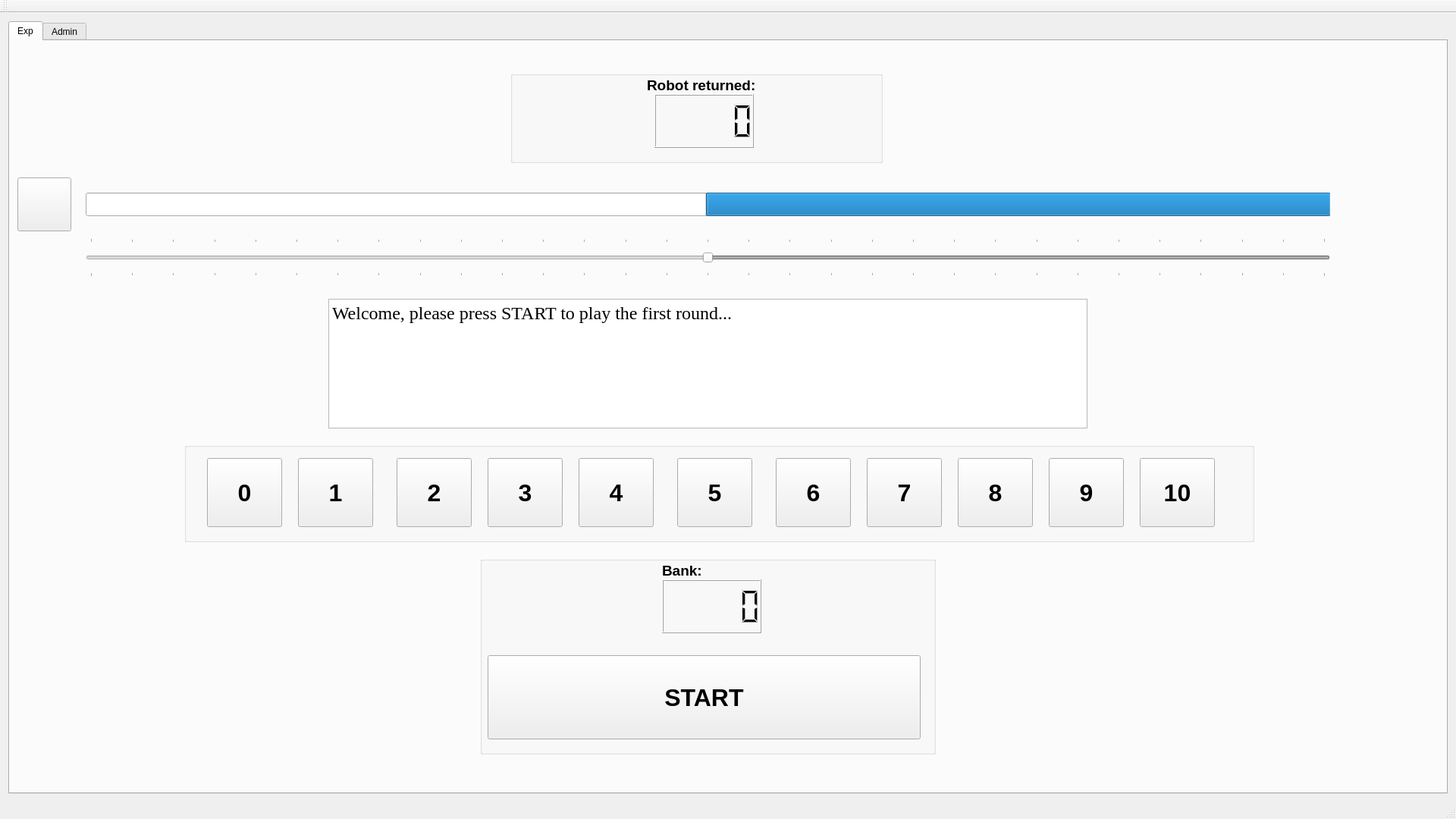
<?xml version="1.0" encoding="UTF-8"?>
<ui version="4.0">
 <class>MainWindow</class>
 <widget class="QMainWindow" name="MainWindow">
  <property name="geometry">
   <rect>
    <x>0</x>
    <y>0</y>
    <width>1920</width>
    <height>1080</height>
   </rect>
  </property>
  <property name="windowTitle">
   <string>---</string>
  </property>
  <widget class="QWidget" name="centralWidget">
   <layout class="QHBoxLayout" name="horizontalLayout">
    <item>
     <layout class="QVBoxLayout" name="verticalLayout">
      <item>
       <widget class="QTabWidget" name="tabWidget">
        <property name="currentIndex">
         <number>0</number>
        </property>
        <widget class="QWidget" name="tab">
         <attribute name="title">
          <string>Exp</string>
         </attribute>
         <widget class="QPushButton" name="btnConfirm">
          <property name="geometry">
           <rect>
            <x>10</x>
            <y>180</y>
            <width>71</width>
            <height>71</height>
           </rect>
          </property>
          <property name="cursor">
           <cursorShape>PointingHandCursor</cursorShape>
          </property>
          <property name="text">
           <string/>
          </property>
         </widget>
         <widget class="QSlider" name="horizontalSliderRobot">
          <property name="enabled">
           <bool>false</bool>
          </property>
          <property name="geometry">
           <rect>
            <x>100</x>
            <y>260</y>
            <width>1641</width>
            <height>51</height>
           </rect>
          </property>
          <property name="cursor">
           <cursorShape>OpenHandCursor</cursorShape>
          </property>
          <property name="layoutDirection">
           <enum>Qt::RightToLeft</enum>
          </property>
          <property name="maximum">
           <number>30</number>
          </property>
          <property name="singleStep">
           <number>1</number>
          </property>
          <property name="value">
           <number>15</number>
          </property>
          <property name="tracking">
           <bool>true</bool>
          </property>
          <property name="orientation">
           <enum>Qt::Horizontal</enum>
          </property>
          <property name="tickPosition">
           <enum>QSlider::TicksBothSides</enum>
          </property>
          <property name="tickInterval">
           <number>1</number>
          </property>
         </widget>
         <widget class="QGroupBox" name="groupBox_4">
          <property name="geometry">
           <rect>
            <x>620</x>
            <y>680</y>
            <width>601</width>
            <height>261</height>
           </rect>
          </property>
          <property name="title">
           <string/>
          </property>
          <widget class="QLabel" name="label_4">
           <property name="geometry">
            <rect>
             <x>240</x>
             <y>10</y>
             <width>81</width>
             <height>16</height>
            </rect>
           </property>
           <property name="font">
            <font>
             <pointsize>14</pointsize>
             <weight>75</weight>
             <bold>true</bold>
            </font>
           </property>
           <property name="text">
            <string>Bank:</string>
           </property>
          </widget>
          <widget class="QLCDNumber" name="lcdNumberTotal">
           <property name="geometry">
            <rect>
             <x>240</x>
             <y>30</y>
             <width>131</width>
             <height>71</height>
            </rect>
           </property>
           <property name="font">
            <font>
             <pointsize>15</pointsize>
             <weight>75</weight>
             <bold>true</bold>
            </font>
           </property>
           <property name="layoutDirection">
            <enum>Qt::LeftToRight</enum>
           </property>
           <property name="autoFillBackground">
            <bool>false</bool>
           </property>
           <property name="intValue" stdset="0">
            <number>0</number>
           </property>
          </widget>
          <widget class="QPushButton" name="btnStartExperiment">
           <property name="geometry">
            <rect>
             <x>10</x>
             <y>130</y>
             <width>571</width>
             <height>111</height>
            </rect>
           </property>
           <property name="font">
            <font>
             <pointsize>24</pointsize>
             <weight>75</weight>
             <bold>true</bold>
            </font>
           </property>
           <property name="cursor">
            <cursorShape>PointingHandCursor</cursorShape>
           </property>
           <property name="text">
            <string>START</string>
           </property>
          </widget>
         </widget>
         <widget class="QGroupBox" name="groupBox_5">
          <property name="geometry">
           <rect>
            <x>660</x>
            <y>40</y>
            <width>491</width>
            <height>121</height>
           </rect>
          </property>
          <property name="title">
           <string/>
          </property>
          <widget class="QLabel" name="label_7">
           <property name="geometry">
            <rect>
             <x>180</x>
             <y>10</y>
             <width>151</width>
             <height>16</height>
            </rect>
           </property>
           <property name="font">
            <font>
             <pointsize>14</pointsize>
             <weight>75</weight>
             <bold>true</bold>
            </font>
           </property>
           <property name="text">
            <string>Robot returned:</string>
           </property>
          </widget>
          <widget class="QLCDNumber" name="lcdNumberRobotInvestment">
           <property name="geometry">
            <rect>
             <x>190</x>
             <y>30</y>
             <width>131</width>
             <height>71</height>
            </rect>
           </property>
           <property name="font">
            <font>
             <pointsize>15</pointsize>
             <weight>75</weight>
             <bold>true</bold>
            </font>
           </property>
           <property name="layoutDirection">
            <enum>Qt::LeftToRight</enum>
           </property>
           <property name="autoFillBackground">
            <bool>false</bool>
           </property>
           <property name="intValue" stdset="0">
            <number>0</number>
           </property>
          </widget>
         </widget>
         <widget class="QGroupBox" name="groupBox_confirm_btn">
          <property name="geometry">
           <rect>
            <x>230</x>
            <y>530</y>
            <width>1411</width>
            <height>131</height>
           </rect>
          </property>
          <property name="title">
           <string/>
          </property>
          <property name="flat">
           <bool>false</bool>
          </property>
          <widget class="QPushButton" name="pushButton_0">
           <property name="geometry">
            <rect>
             <x>30</x>
             <y>20</y>
             <width>99</width>
             <height>91</height>
            </rect>
           </property>
           <property name="font">
            <font>
             <pointsize>24</pointsize>
             <weight>75</weight>
             <bold>true</bold>
            </font>
           </property>
           <property name="cursor">
            <cursorShape>PointingHandCursor</cursorShape>
           </property>
           <property name="text">
            <string>0</string>
           </property>
          </widget>
          <widget class="QPushButton" name="pushButton_1">
           <property name="geometry">
            <rect>
             <x>150</x>
             <y>20</y>
             <width>99</width>
             <height>91</height>
            </rect>
           </property>
           <property name="font">
            <font>
             <pointsize>24</pointsize>
             <weight>75</weight>
             <bold>true</bold>
            </font>
           </property>
           <property name="cursor">
            <cursorShape>PointingHandCursor</cursorShape>
           </property>
           <property name="text">
            <string>1</string>
           </property>
          </widget>
          <widget class="QPushButton" name="pushButton_2">
           <property name="geometry">
            <rect>
             <x>280</x>
             <y>20</y>
             <width>99</width>
             <height>91</height>
            </rect>
           </property>
           <property name="font">
            <font>
             <pointsize>24</pointsize>
             <weight>75</weight>
             <bold>true</bold>
            </font>
           </property>
           <property name="cursor">
            <cursorShape>PointingHandCursor</cursorShape>
           </property>
           <property name="text">
            <string>2</string>
           </property>
          </widget>
          <widget class="QPushButton" name="pushButton_3">
           <property name="geometry">
            <rect>
             <x>400</x>
             <y>20</y>
             <width>99</width>
             <height>91</height>
            </rect>
           </property>
           <property name="font">
            <font>
             <pointsize>24</pointsize>
             <weight>75</weight>
             <bold>true</bold>
            </font>
           </property>
           <property name="cursor">
            <cursorShape>PointingHandCursor</cursorShape>
           </property>
           <property name="text">
            <string>3</string>
           </property>
          </widget>
          <widget class="QPushButton" name="pushButton_4">
           <property name="geometry">
            <rect>
             <x>520</x>
             <y>20</y>
             <width>99</width>
             <height>91</height>
            </rect>
           </property>
           <property name="font">
            <font>
             <pointsize>24</pointsize>
             <weight>75</weight>
             <bold>true</bold>
            </font>
           </property>
           <property name="cursor">
            <cursorShape>PointingHandCursor</cursorShape>
           </property>
           <property name="text">
            <string>4</string>
           </property>
          </widget>
          <widget class="QPushButton" name="pushButton_5">
           <property name="geometry">
            <rect>
             <x>650</x>
             <y>20</y>
             <width>99</width>
             <height>91</height>
            </rect>
           </property>
           <property name="font">
            <font>
             <pointsize>24</pointsize>
             <weight>75</weight>
             <bold>true</bold>
            </font>
           </property>
           <property name="cursor">
            <cursorShape>PointingHandCursor</cursorShape>
           </property>
           <property name="text">
            <string>5</string>
           </property>
          </widget>
          <widget class="QPushButton" name="pushButton_6">
           <property name="geometry">
            <rect>
             <x>780</x>
             <y>20</y>
             <width>99</width>
             <height>91</height>
            </rect>
           </property>
           <property name="font">
            <font>
             <pointsize>24</pointsize>
             <weight>75</weight>
             <bold>true</bold>
            </font>
           </property>
           <property name="cursor">
            <cursorShape>PointingHandCursor</cursorShape>
           </property>
           <property name="text">
            <string>6</string>
           </property>
          </widget>
          <widget class="QPushButton" name="pushButton_7">
           <property name="geometry">
            <rect>
             <x>900</x>
             <y>20</y>
             <width>99</width>
             <height>91</height>
            </rect>
           </property>
           <property name="font">
            <font>
             <pointsize>24</pointsize>
             <weight>75</weight>
             <bold>true</bold>
            </font>
           </property>
           <property name="cursor">
            <cursorShape>PointingHandCursor</cursorShape>
           </property>
           <property name="text">
            <string>7</string>
           </property>
          </widget>
          <widget class="QPushButton" name="pushButton_8">
           <property name="geometry">
            <rect>
             <x>1020</x>
             <y>20</y>
             <width>99</width>
             <height>91</height>
            </rect>
           </property>
           <property name="font">
            <font>
             <pointsize>24</pointsize>
             <weight>75</weight>
             <bold>true</bold>
            </font>
           </property>
           <property name="cursor">
            <cursorShape>PointingHandCursor</cursorShape>
           </property>
           <property name="text">
            <string>8</string>
           </property>
          </widget>
          <widget class="QPushButton" name="pushButton_9">
           <property name="geometry">
            <rect>
             <x>1140</x>
             <y>20</y>
             <width>99</width>
             <height>91</height>
            </rect>
           </property>
           <property name="font">
            <font>
             <pointsize>24</pointsize>
             <weight>75</weight>
             <bold>true</bold>
            </font>
           </property>
           <property name="cursor">
            <cursorShape>PointingHandCursor</cursorShape>
           </property>
           <property name="text">
            <string>9</string>
           </property>
          </widget>
          <widget class="QPushButton" name="pushButton_10">
           <property name="geometry">
            <rect>
             <x>1260</x>
             <y>20</y>
             <width>99</width>
             <height>91</height>
            </rect>
           </property>
           <property name="font">
            <font>
             <pointsize>24</pointsize>
             <weight>75</weight>
             <bold>true</bold>
            </font>
           </property>
           <property name="cursor">
            <cursorShape>PointingHandCursor</cursorShape>
           </property>
           <property name="text">
            <string>10</string>
           </property>
          </widget>
         </widget>
         <widget class="QProgressBar" name="progressBar">
          <property name="geometry">
           <rect>
            <x>100</x>
            <y>200</y>
            <width>1641</width>
            <height>31</height>
           </rect>
          </property>
          <property name="maximum">
           <number>30</number>
          </property>
          <property name="value">
           <number>15</number>
          </property>
          <property name="textVisible">
           <bool>false</bool>
          </property>
          <property name="invertedAppearance">
           <bool>true</bool>
          </property>
          <property name="format">
           <string>%v</string>
          </property>
         </widget>
         <widget class="QTextEdit" name="textEdit">
          <property name="geometry">
           <rect>
            <x>420</x>
            <y>340</y>
            <width>1001</width>
            <height>171</height>
           </rect>
          </property>
          <property name="font">
           <font>
            <family>Times New Roman</family>
            <pointsize>18</pointsize>
           </font>
          </property>
          <property name="html">
           <string>&lt;!DOCTYPE HTML PUBLIC &quot;-//W3C//DTD HTML 4.0//EN&quot; &quot;http://www.w3.org/TR/REC-html40/strict.dtd&quot;&gt;
&lt;html&gt;&lt;head&gt;&lt;meta name=&quot;qrichtext&quot; content=&quot;1&quot; /&gt;&lt;style type=&quot;text/css&quot;&gt;
p, li { white-space: pre-wrap; }
&lt;/style&gt;&lt;/head&gt;&lt;body style=&quot; font-family:'Times New Roman'; font-size:18pt; font-weight:400; font-style:normal;&quot;&gt;
&lt;p style=&quot; margin-top:0px; margin-bottom:0px; margin-left:0px; margin-right:0px; -qt-block-indent:0; text-indent:0px;&quot;&gt;Welcome, please press START to play the first round...&lt;/p&gt;&lt;/body&gt;&lt;/html&gt;</string>
          </property>
          <property name="textInteractionFlags">
           <set>Qt::NoTextInteraction</set>
          </property>
         </widget>
        </widget>
        <widget class="QWidget" name="tab_2">
         <attribute name="title">
          <string>Admin</string>
         </attribute>
         <widget class="QGroupBox" name="groupBox">
          <property name="geometry">
           <rect>
            <x>70</x>
            <y>120</y>
            <width>271</width>
            <height>201</height>
           </rect>
          </property>
          <property name="title">
           <string>1- Connection Box</string>
          </property>
          <widget class="QLineEdit" name="lineEditNaoIP">
           <property name="geometry">
            <rect>
             <x>10</x>
             <y>50</y>
             <width>151</width>
             <height>27</height>
            </rect>
           </property>
           <property name="inputMask">
            <string>000.000.000.000</string>
           </property>
           <property name="text">
            <string>192.168.0.1</string>
           </property>
          </widget>
          <widget class="QLabel" name="label">
           <property name="geometry">
            <rect>
             <x>10</x>
             <y>30</y>
             <width>151</width>
             <height>17</height>
            </rect>
           </property>
           <property name="text">
            <string>NAO IP Address:</string>
           </property>
          </widget>
          <widget class="QPushButton" name="btnConnectToNao">
           <property name="geometry">
            <rect>
             <x>10</x>
             <y>90</y>
             <width>251</width>
             <height>91</height>
            </rect>
           </property>
           <property name="text">
            <string>Connect</string>
           </property>
          </widget>
          <widget class="QLabel" name="label_3">
           <property name="geometry">
            <rect>
             <x>180</x>
             <y>30</y>
             <width>61</width>
             <height>17</height>
            </rect>
           </property>
           <property name="text">
            <string>Port:</string>
           </property>
          </widget>
          <widget class="QLineEdit" name="lineEditNaoPort">
           <property name="geometry">
            <rect>
             <x>180</x>
             <y>50</y>
             <width>81</width>
             <height>27</height>
            </rect>
           </property>
           <property name="inputMask">
            <string/>
           </property>
           <property name="text">
            <string>9559</string>
           </property>
          </widget>
         </widget>
         <widget class="QGroupBox" name="groupBox_2">
          <property name="geometry">
           <rect>
            <x>850</x>
            <y>120</y>
            <width>321</width>
            <height>151</height>
           </rect>
          </property>
          <property name="title">
           <string>3- XML file</string>
          </property>
          <widget class="QLabel" name="label_2">
           <property name="geometry">
            <rect>
             <x>20</x>
             <y>30</y>
             <width>151</width>
             <height>17</height>
            </rect>
           </property>
           <property name="text">
            <string>XML path:</string>
           </property>
          </widget>
          <widget class="QTextEdit" name="textEditXML">
           <property name="geometry">
            <rect>
             <x>20</x>
             <y>50</y>
             <width>211</width>
             <height>71</height>
            </rect>
           </property>
           <property name="readOnly">
            <bool>true</bool>
           </property>
          </widget>
          <widget class="QPushButton" name="btnBrowse">
           <property name="geometry">
            <rect>
             <x>240</x>
             <y>50</y>
             <width>71</width>
             <height>71</height>
            </rect>
           </property>
           <property name="text">
            <string>...</string>
           </property>
          </widget>
         </widget>
         <widget class="QGroupBox" name="groupBox_3">
          <property name="geometry">
           <rect>
            <x>410</x>
            <y>120</y>
            <width>391</width>
            <height>451</height>
           </rect>
          </property>
          <property name="title">
           <string>2- Robt Control</string>
          </property>
          <widget class="QPushButton" name="btnWakeUp">
           <property name="enabled">
            <bool>false</bool>
           </property>
           <property name="geometry">
            <rect>
             <x>10</x>
             <y>50</y>
             <width>361</width>
             <height>91</height>
            </rect>
           </property>
           <property name="text">
            <string>Init Position</string>
           </property>
          </widget>
          <widget class="QPushButton" name="btnRest">
           <property name="enabled">
            <bool>false</bool>
           </property>
           <property name="geometry">
            <rect>
             <x>10</x>
             <y>150</y>
             <width>361</width>
             <height>81</height>
            </rect>
           </property>
           <property name="text">
            <string>Rest</string>
           </property>
          </widget>
          <widget class="QPushButton" name="btnFaceTrackingEnable">
           <property name="enabled">
            <bool>false</bool>
           </property>
           <property name="geometry">
            <rect>
             <x>10</x>
             <y>240</y>
             <width>361</width>
             <height>91</height>
            </rect>
           </property>
           <property name="text">
            <string>Enable Face Tracking</string>
           </property>
          </widget>
          <widget class="QPushButton" name="btnFaceTrackingDisable">
           <property name="enabled">
            <bool>false</bool>
           </property>
           <property name="geometry">
            <rect>
             <x>10</x>
             <y>340</y>
             <width>361</width>
             <height>91</height>
            </rect>
           </property>
           <property name="text">
            <string>Disable Face Tracking</string>
           </property>
          </widget>
         </widget>
         <widget class="QGroupBox" name="groupBox_7">
          <property name="geometry">
           <rect>
            <x>1220</x>
            <y>120</y>
            <width>251</width>
            <height>341</height>
           </rect>
          </property>
          <property name="title">
           <string>4- Session info</string>
          </property>
          <widget class="QTextEdit" name="textEditSubjectNumber">
           <property name="geometry">
            <rect>
             <x>10</x>
             <y>60</y>
             <width>231</width>
             <height>31</height>
            </rect>
           </property>
           <property name="inputMethodHints">
            <set>Qt::ImhNone</set>
           </property>
           <property name="html">
            <string>&lt;!DOCTYPE HTML PUBLIC &quot;-//W3C//DTD HTML 4.0//EN&quot; &quot;http://www.w3.org/TR/REC-html40/strict.dtd&quot;&gt;
&lt;html&gt;&lt;head&gt;&lt;meta name=&quot;qrichtext&quot; content=&quot;1&quot; /&gt;&lt;style type=&quot;text/css&quot;&gt;
p, li { white-space: pre-wrap; }
&lt;/style&gt;&lt;/head&gt;&lt;body style=&quot; font-family:'Ubuntu'; font-size:11pt; font-weight:400; font-style:normal;&quot;&gt;
&lt;p style=&quot; margin-top:0px; margin-bottom:0px; margin-left:0px; margin-right:0px; -qt-block-indent:0; text-indent:0px;&quot;&gt;0&lt;/p&gt;&lt;/body&gt;&lt;/html&gt;</string>
           </property>
          </widget>
          <widget class="QLabel" name="label_6">
           <property name="geometry">
            <rect>
             <x>10</x>
             <y>40</y>
             <width>141</width>
             <height>17</height>
            </rect>
           </property>
           <property name="text">
            <string>Subject Number:</string>
           </property>
          </widget>
          <widget class="QLabel" name="label_9">
           <property name="geometry">
            <rect>
             <x>10</x>
             <y>110</y>
             <width>141</width>
             <height>17</height>
            </rect>
           </property>
           <property name="text">
            <string>Session Number:</string>
           </property>
          </widget>
          <widget class="QTextEdit" name="textEditSessionNumber">
           <property name="geometry">
            <rect>
             <x>10</x>
             <y>130</y>
             <width>231</width>
             <height>31</height>
            </rect>
           </property>
           <property name="html">
            <string>&lt;!DOCTYPE HTML PUBLIC &quot;-//W3C//DTD HTML 4.0//EN&quot; &quot;http://www.w3.org/TR/REC-html40/strict.dtd&quot;&gt;
&lt;html&gt;&lt;head&gt;&lt;meta name=&quot;qrichtext&quot; content=&quot;1&quot; /&gt;&lt;style type=&quot;text/css&quot;&gt;
p, li { white-space: pre-wrap; }
&lt;/style&gt;&lt;/head&gt;&lt;body style=&quot; font-family:'Ubuntu'; font-size:11pt; font-weight:400; font-style:normal;&quot;&gt;
&lt;p style=&quot; margin-top:0px; margin-bottom:0px; margin-left:0px; margin-right:0px; -qt-block-indent:0; text-indent:0px;&quot;&gt;0&lt;/p&gt;&lt;/body&gt;&lt;/html&gt;</string>
           </property>
          </widget>
          <widget class="QTextEdit" name="textEditOther">
           <property name="geometry">
            <rect>
             <x>10</x>
             <y>200</y>
             <width>231</width>
             <height>31</height>
            </rect>
           </property>
           <property name="html">
            <string>&lt;!DOCTYPE HTML PUBLIC &quot;-//W3C//DTD HTML 4.0//EN&quot; &quot;http://www.w3.org/TR/REC-html40/strict.dtd&quot;&gt;
&lt;html&gt;&lt;head&gt;&lt;meta name=&quot;qrichtext&quot; content=&quot;1&quot; /&gt;&lt;style type=&quot;text/css&quot;&gt;
p, li { white-space: pre-wrap; }
&lt;/style&gt;&lt;/head&gt;&lt;body style=&quot; font-family:'Ubuntu'; font-size:11pt; font-weight:400; font-style:normal;&quot;&gt;
&lt;p style=&quot; margin-top:0px; margin-bottom:0px; margin-left:0px; margin-right:0px; -qt-block-indent:0; text-indent:0px;&quot;&gt;0&lt;/p&gt;&lt;/body&gt;&lt;/html&gt;</string>
           </property>
          </widget>
          <widget class="QLabel" name="label_10">
           <property name="geometry">
            <rect>
             <x>10</x>
             <y>180</y>
             <width>67</width>
             <height>17</height>
            </rect>
           </property>
           <property name="text">
            <string>Other:</string>
           </property>
          </widget>
          <widget class="QPushButton" name="btnSessionInfoConfirm">
           <property name="geometry">
            <rect>
             <x>10</x>
             <y>260</y>
             <width>231</width>
             <height>61</height>
            </rect>
           </property>
           <property name="text">
            <string>Confirm</string>
           </property>
          </widget>
         </widget>
        </widget>
       </widget>
      </item>
     </layout>
    </item>
   </layout>
  </widget>
  <widget class="QMenuBar" name="menuBar">
   <property name="geometry">
    <rect>
     <x>0</x>
     <y>0</y>
     <width>1920</width>
     <height>25</height>
    </rect>
   </property>
  </widget>
  <widget class="QToolBar" name="mainToolBar">
   <attribute name="toolBarArea">
    <enum>TopToolBarArea</enum>
   </attribute>
   <attribute name="toolBarBreak">
    <bool>false</bool>
   </attribute>
  </widget>
  <widget class="QStatusBar" name="statusBar"/>
 </widget>
 <layoutdefault spacing="6" margin="11"/>
 <resources/>
 <connections/>
</ui>
